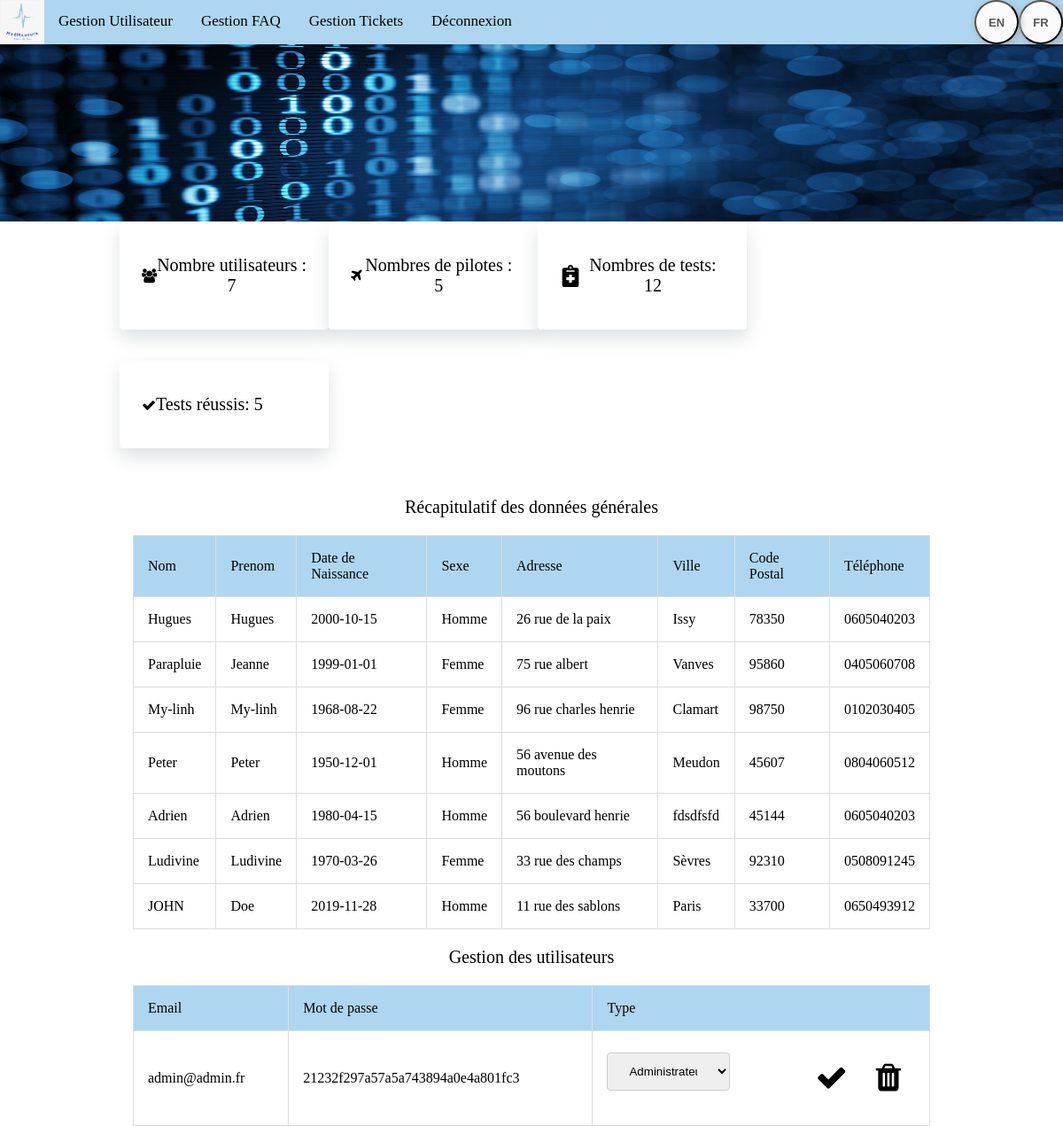
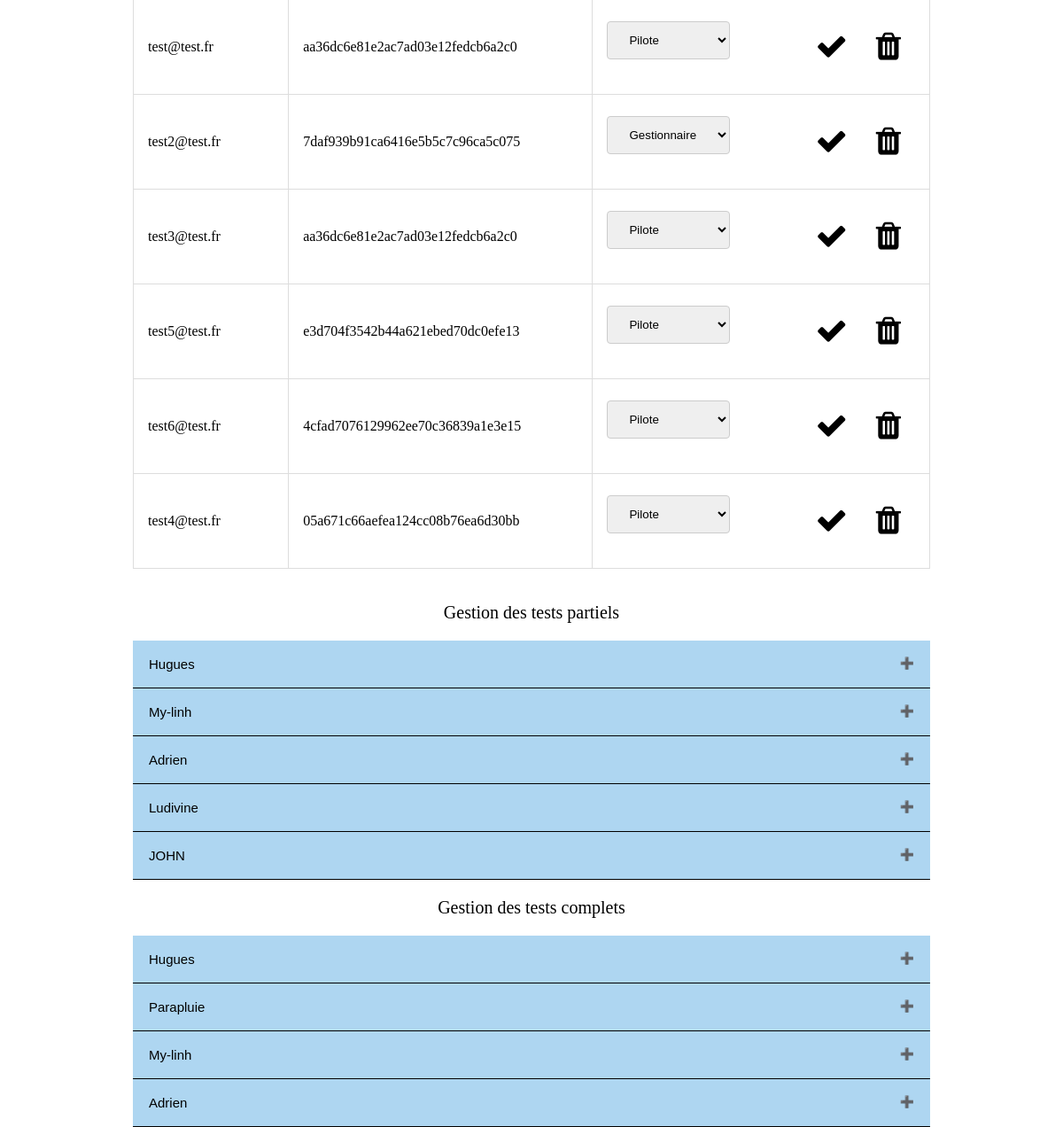
Page /index.php?page=admin_user (signed in) on the committed database (2 pictures, top to bottom).
### tables this page shows
CREATE TABLE IF NOT EXISTS `utilisateur` (
  `idUtilisateur` int(11) NOT NULL AUTO_INCREMENT,
  `nom` varchar(256) DEFAULT NULL,
  `prenom` varchar(256) DEFAULT NULL,
  `DN` date NOT NULL,
  `Sexe` varchar(50) NOT NULL,
  `AdresseVoie` varchar(50) NOT NULL,
  `AdresseVille` varchar(50) NOT NULL,
  `AdresseCP` int(11) NOT NULL,
  `Tel` varchar(50) NOT NULL,
  PRIMARY KEY (`idUtilisateur`)
);

CREATE TABLE IF NOT EXISTS `connexion` (
  `email` varchar(50) NOT NULL,
  `mdp` varchar(50) NOT NULL,
  `type` varchar(50) NOT NULL,
  `idUtilisateur` int(11) NOT NULL AUTO_INCREMENT,
  PRIMARY KEY (`idUtilisateur`)
);

CREATE TABLE IF NOT EXISTS `testpartiel` (
  `idTestPartiel` int(11) NOT NULL AUTO_INCREMENT,
  `idUtilisateur` int(11) NOT NULL,
  `numero_test` int(11) NOT NULL,
  `date` date NOT NULL,
  `Frequence` int(11) NOT NULL,
  `PerceptionAuditive` int(11) NOT NULL,
  `StimulusVisuel` int(11) NOT NULL,
  `id_boitier` int(11) NOT NULL,
  `score` int(11) NOT NULL,
  PRIMARY KEY (`idTestPartiel`)
);

CREATE TABLE IF NOT EXISTS `testcomplet` (
  `idTestComplet` int(11) NOT NULL AUTO_INCREMENT,
  `idUtilisateur` int(11) NOT NULL,
  `Numero_Test` int(11) NOT NULL,
  `date` date NOT NULL,
  `Frequence` int(11) NOT NULL,
  `PerceptionAuditive` int(11) NOT NULL,
  `StimulusVisuel` int(11) NOT NULL,
  `TemperaturePeau` int(11) NOT NULL,
  `RecoTonalite` int(11) NOT NULL,
  `score` int(11) NOT NULL,
  PRIMARY KEY (`idTestComplet`)
);

### controlleur/controlleur.php (called while the page is built, shortened)
<?php
require('modele/model.php');
function dataUser()
{
  $user = getUser();
  $dataconnexion = getDataConnexion();
  $nbuser = getCountUser();
  $nbpilote = getCountPilote();
  $nbTest = getCountTest();
  $nbTestReussis = getCountTestReussis();
  $total = getTestPartiel2();
  $total2 = getTestComplet2();
  require('vue/admin_user.php');
}

### modele/model.php (called while the page is built, shortened)
<?php
function getTestPartiel2(){
  $db = dbConnect();
  $req1 = $db->query('SELECT * FROM testpartiel INNER JOIN utilisateur where testpartiel.idUtilisateur = utilisateur.idUtilisateur order by testpartiel.idUtilisateur, testpartiel.numero_test');
  return $req1;
}
function getTestComplet2(){
  $db = dbConnect();
  $req1 = $db->query('SELECT * FROM testcomplet INNER JOIN utilisateur where testcomplet.idUtilisateur = utilisateur.idUtilisateur order by testcomplet.idUtilisateur, testcomplet.numero_test');
  return $req1;
}
function getUser()
{
  $db = dbConnect();
  $req = $db->query('SELECT * FROM utilisateur');
  return $req;
}
function getDataConnexion()
{
  $db = dbConnect();
  $req = $db->query('SELECT * FROM connexion');
  return $req;
}
function dbConnect()
{
  try
  {
    $db = new PDO('mysql:host=localhost;dbname=medmeasure;charset=utf8', 'root', '');
    return $db;
  }
  catch(Exception $e)
  {
    die('Erreur : '.$e->getMessage());
  }
}
  function getCountUser(){
    $db = dbConnect();
    $req = $db->query('SELECT count(idUtilisateur) as uti FROM utilisateur');
    return $req;
  }
  function getCountPilote(){
    $db = dbConnect();
    $req = $db->query('SELECT count(idUtilisateur) as uti FROM utilisateur where idUtilisateur in (select idUtilisateur from connexion where type="Pilote")');
    return $req;
  }
  function getCountTestReussis(){
    $db = dbConnect();
    $req1 = $db->query('SELECT count(idTestPartiel) as nbtestPartiel FROM testpartiel where score >= "75"');
    $req2 = $db->query('SELECT count(idTestComplet) as nbtestComplet FROM testcomplet where score >= "75"');
    $invNum = $req1 -> fetch(PDO::FETCH_ASSOC);
    $nbTestPartiel = $invNum['nbtestPartiel'];
    $invNum1 = $req2 -> fetch(PDO::FETCH_ASSOC);
    $nbTestComplet = $invNum1['nbtestComplet'];
    $total = $nbTestPartiel + $nbTestComplet;
    return $total;
  }
  function getCountTest(){
    $db = dbConnect();
    $req1 = $db->query('SELECT count(idTestPartiel) as nbtestPartiel FROM testpartiel');
    $req2 = $db->query('SELECT count(idTestComplet) as nbtestComplet FROM testcomplet');
    $invNum = $req1 -> fetch(PDO::FETCH_ASSOC);
    $nbTestPartiel = $invNum['nbtestPartiel'];
    $invNum1 = $req2 -> fetch(PDO::FETCH_ASSOC);
    $nbTestComplet = $invNum1['nbtestComplet'];
    $total = $nbTestPartiel + $nbTestComplet;
    return $total;
  }

### vue/admin_user.php (the view, shortened to what this page needs)
<?php
if ($_SESSION["type"]=="Administrateur"){
  ?>
  <!DOCTYPE html>
  <html>
  <link rel="stylesheet" href="css/css_admin.css">
  <link rel="stylesheet" href="https://cdnjs.cloudflare.com/ajax/libs/font-awesome/4.7.0/css/font-awesome.min.css">
  <header>
    <div class="barre_navigation">
      <img src="images/MedMeasure.png" alt="logo de MedMeasure">
      <a href="index.php?page=admin_user">Gestion Utilisateur</a>
      <a href="index.php?page=admin_faq">Gestion FAQ</a>
      <a href="index.php?page=admin_ticket">Gestion Tickets</a>
      <a href="index.php?deco=deconnexion">Déconnexion</a>
      <button class="test">FR</button>
      <button class="test">EN</button>
    </div>
    <div class="texte">
      <img src="images/image_admin.jpg" alt="Image pour la page admin">
    </div>
  </header>
  <body>
<div class="container-fluid">
  <div class="rectangle-donnee">
    <div class="rectangle">
      <i class="fa fa-users"></i>
      <?php
      while ($data = $nbuser->fetch())
      {
        ?>
        <p> Nombre utilisateurs : <?= htmlspecialchars($data['uti']) ?></p>
        <?php
      }
      ?>
    </div>
    <div class="rectangle">
      <i class="fa fa-plane"></i>
      <?php
      while ($data = $nbpilote->fetch())
      {
        ?>
        <p>Nombres de pilotes : <?= htmlspecialchars($data['uti']) ?></p>
        <?php
      }
      ?>
    </div>
    <div class="rectangle">
      <img src="images/notes-medical-solid.svg" alt="logo test">
      <p>Nombres de tests: <?= $nbTest ?> </p>
    </div>
    <div class="rectangle">
      <i class="fa fa-check"></i>
      <p>Tests réussis: <?= $nbTestReussis ?></p>
    </div>
  </div>
</div>
<p>Récapitulatif des données générales</p>
<div class="container-fluid">
  <center>
    <table border='1' cellpadding='5' cellpacing='9'>
      <tr class="entete">
        <td>Nom</td>
        <td>Prenom</td>
        <td>Date de Naissance</td>
        <td>Sexe</td>
        <td>Adresse</td>
        <td>Ville</td>
        <td>Code Postal</td>
        <td>Téléphone</td>
      </tr>
      <?php
      while ($data = $user->fetch())
      {
        ?>
        <tr>
          <td>
            <?= htmlspecialchars($data['nom']) ?>
          </td>
          <td>
            <?= htmlspecialchars($data['prenom']) ?>
          </td>
          <td>
            <?= htmlspecialchars($data['DN']) ?>
          </td>
          <td>
            <?= htmlspecialchars($data['Sexe']) ?>
          </td>
          <td>
            <?= htmlspecialchars($data['AdresseVoie']) ?>
          </td>
          <td>
            <?= htmlspecialchars($data['AdresseVille']) ?>
          </td>
          <td>
            <?= htmlspecialchars($data['AdresseCP']) ?>
          </td>
          <td>
            <?= htmlspecialchars($data['Tel']) ?>
          </td>
        </tr>
        <?php
      }
      ?>
    </table>
  </center>
</div>
<p>Gestion des utilisateurs</p>
<div class="container-fluid">
  <center>
    <table border='1' cellpadding='5' cellpacing='9'>
      <tr class="entete">
        <td>Email</td>
        <td>Mot de passe</td>
        <td>Type</td>
      </tr>
      <?php
      while ($data2 = $dataconnexion->fetch())
      {
        ?>
        <tr>
          <td>
            <?= htmlspecialchars($data2['email']) ?>
          </td>
          <td>
            <?= htmlspecialchars($data2['mdp']) ?>
          </td>
          <td>
            <form method="POST" action="index.php?page=admin_user">
              <select name="Type" id="Type">
                <?php if (strcmp (htmlspecialchars($data2['type']),"Administrateur") == 0)
                {
                  ?>
                  <option value="Administrateur" selected>Administrateur</option>
                  <?php
                }
                else if (strcmp (htmlspecialchars($data2['type']),"Gestionnaire") == 0)
                {
                  ?>
                  <option value="Gestionnaire" selected>Gestionnaire</option>
                  <?php
                }
                else
                {
                  ?>
                  <option value="Pilote" selected>Pilote</option>
                  <?php
                }
                ?>
              </select>
              <button type="submit"  onClick="return confirm('Êtes-vous sûr de vouloir supprimer cet utilisateur?')" name="supprimer"><i class="fa fa-trash"></i></button>
              <button type="submit" name="modifier"><i class="fa fa-check"></i></button>
            </td>
        </tr>
        <?php
      }
      ?>
    </table>
  </center>
</div>
<br>
<div class="container-fluid">
  <p>Gestion des tests partiels</p>
  <div class="container-fluid">
    <?php
    $numero_utilisateur = array();
    while ($data = $total->fetch()){
      if (in_array($data['idUtilisateur'],$numero_utilisateur) == False){
        echo "</div>";
        array_push($numero_utilisateur,$data['idUtilisateur']);
        echo "<button type=\"button\" class=\"collapsible\">".$data['nom']."</button>";
      } ?>
<?php
}
?>
<br>
<div class="container-fluid">
  <p>Gestion des tests complets</p>
    <?php
    $numero_utilisateur = array();
    while ($data = $total2->fetch()){
      if (in_array($data['idUtilisateur'],$numero_utilisateur) == False){
        echo "</div>";
        array_push($numero_utilisateur,$data['idUtilisateur']);
        echo "<button type=\"button\" class=\"collapsible\">".$data['nom']."</button>";
      } ?>
<?php
}
?>
</body>
</html>
<?php
}
else {
  header('Location: index.php');
}
?>

### css/css_admin.css (style rules this page uses)
header { background-color:#AED6F1; height:250px; min-height:15%; }
body { margin: 0; min-height:7em; }
body p { color:black; font-size: 20px; text-align: center; }
.texte img { height: 200px; width: 100%; }
.barre_navigation img { height: 50px; width: 50px; float: left; }
.barre_navigation { overflow: hidden; }
.barre_navigation a { float: left; color: black; text-align: center; padding: 14px 16px; text-decoration: none; font-size: 17px; }
table { border-collapse: collapse; border-spacing: 0; width: 100%; border: 1px solid #ddd; }
th, td { text-align: left; padding: 16px; }
.entete { background: #AED6F1; }
.collapsible { background-color: #AED6F1; cursor: pointer; padding: 18px; width: 100%; border: none; text-align: left; outline: none; font-size: 15px; border-bottom: 1px groove black; }
.collapsible:after { content: '\02795'; font-size: 13px; color: white; float: right; margin-left: 5px; }
table button { background-color: #FFFFFF; border: none; float: right; text-align: center; padding: 16px; transition: all 0.3s ease; color: black; font-size: 36px; }
select { width: 40%; padding: 12px 20px; margin: 8px 0; display: inline-block; border: 1px solid #ccc; border-radius: 4px; box-sizing: border-box; }
button[type=submit] { font-size: bold 20px; display: inline-block; }
.rectangle { padding: 18px 25px; box-shadow: 0 10px 20px 0 rgba(26, 44, 57, 0.14); background: #fff; border-radius: 4px; margin-bottom: 35px; display: flex; align-items: center; width: 20%; }
.rectangle-donnee { display: -ms-flexbox; display: flex; -ms-flex-wrap: wrap; flex-wrap: wrap; margin-right: -15px; margin-left: -15px; }
.container-fluid { width: 75%; padding-right: 20px; padding-left: 20px; margin-right: auto; margin-left: auto; }
.rectangle img { width: 25px; height: 25px; }
.barre_navigation .test { float: right; width:50px; height:50px; background:#fafafa; box-shadow:2px 2px 8px #aaa; font:bold 13px Arial; border-radius:50%; color:#555; }

### rows in the picture
utilisateur: nom "Hugues", prenom "Hugues", DN "2000-10-15", Sexe "Homme", AdresseVoie "26 rue de la paix", AdresseVille "Issy", AdresseCP "78350", Tel "0605040203"
utilisateur: nom "Parapluie", prenom "Jeanne", DN "1999-01-01", Sexe "Femme", AdresseVoie "75 rue albert", AdresseVille "Vanves", AdresseCP "95860", Tel "0405060708"
utilisateur: nom "My-linh", prenom "My-linh", DN "1968-08-22", Sexe "Femme", AdresseVoie "96 rue charles henrie", AdresseVille "Clamart", AdresseCP "98750", Tel "0102030405"
utilisateur: nom "Peter", prenom "Peter", DN "1950-12-01", Sexe "Homme", AdresseVoie "56 avenue des moutons", AdresseVille "Meudon", AdresseCP "45607", Tel "0804060512"
utilisateur: nom "Adrien", prenom "Adrien", DN "1980-04-15", Sexe "Homme", AdresseVoie "56 boulevard henrie", AdresseVille "fdsdfsfd", AdresseCP "45144", Tel "0605040203"
utilisateur: nom "Ludivine", prenom "Ludivine", DN "1970-03-26", Sexe "Femme", AdresseVoie "33 rue des champs", AdresseVille "Sèvres", AdresseCP "92310", Tel "0508091245"
utilisateur: nom "JOHN", prenom "Doe", DN "2019-11-28", Sexe "Homme", AdresseVoie "11 rue des sablons", AdresseVille "Paris", AdresseCP "33700", Tel "0650493912"
connexion: email "admin@admin.fr", mdp "21232f297a57a5a743894a0e4a801fc3", Type "Administrateur"
connexion: email "test@test.fr", mdp "aa36dc6e81e2ac7ad03e12fedcb6a2c0", Type "Pilote"
connexion: email "test2@test.fr", mdp "7daf939b91ca6416e5b5c7c96ca5c075", Type "Gestionnaire"
connexion: email "test3@test.fr", mdp "aa36dc6e81e2ac7ad03e12fedcb6a2c0", Type "Pilote"
connexion: email "test5@test.fr", mdp "e3d704f3542b44a621ebed70dc0efe13", Type "Pilote"
connexion: email "test6@test.fr", mdp "4cfad7076129962ee70c36839a1e3e15", Type "Pilote"
connexion: email "test4@test.fr", mdp "05a671c66aefea124cc08b76ea6d30bb", Type "Pilote"
testpartiel: idUtilisateur.nom "Hugues"
testpartiel: idUtilisateur.nom "My-linh"
testpartiel: idUtilisateur.nom "Adrien"
testpartiel: idUtilisateur.nom "Ludivine"
testpartiel: idUtilisateur.nom "JOHN"
testcomplet: idUtilisateur.nom "Hugues"
testcomplet: idUtilisateur.nom "Parapluie"
testcomplet: idUtilisateur.nom "My-linh"
testcomplet: idUtilisateur.nom "Adrien"

### other values in the picture
$data['uti'] "7"
$data['uti'] "5"
$nbTest "12"
$nbTestReussis "5"
